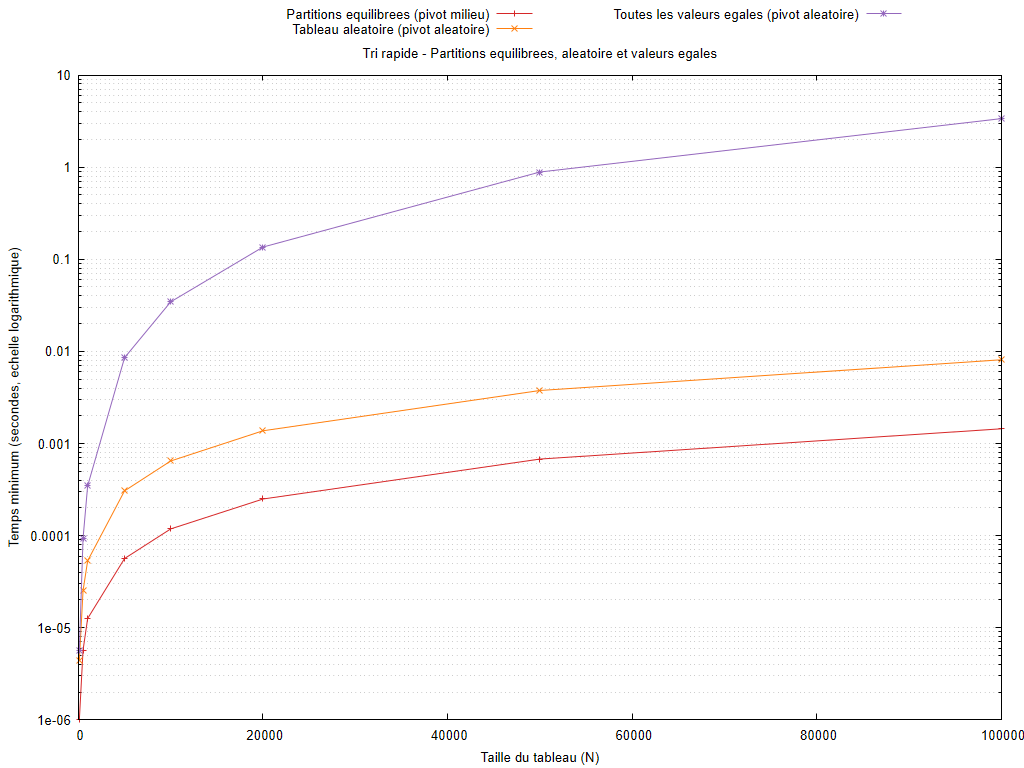

Recreate this plot in gnuplot.
set encoding utf8
set terminal pngcairo size 1024,768 font 'Arial,10'
set output 'graphiques/20261010_184935/comparaisons/experience_rapide_max_100000_log.png'
set datafile missing 'non_mesure'
set title 'Tri rapide - Partitions equilibrees, aleatoire et valeurs egales'
set xlabel 'Taille du tableau (N)'
set ylabel 'Temps minimum (secondes, echelle logarithmique)'
set logscale y 10
set format y '%.3g'
set grid ytics mytics
set key outside top center horizontal maxcols 3
set xrange [0:100000]
plot 'resultats/20261010_184935/cases/quick_sort_best_avg_worst_cases.dat' using 1:(column(1)<=100000 && column(2)>0 ? column(2) : 1/0) title 'Partitions equilibrees (pivot milieu)' with linespoints lc rgb '#d62728', 'resultats/20261010_184935/cases/quick_sort_best_avg_worst_cases.dat' using 1:(column(1)<=100000 && column(3)>0 ? column(3) : 1/0) title 'Tableau aleatoire (pivot aleatoire)' with linespoints lc rgb '#ff7f0e', 'resultats/20261010_184935/cases/quick_sort_best_avg_worst_cases.dat' using 1:(column(1)<=100000 && column(4)>0 ? column(4) : 1/0) title 'Toutes les valeurs egales (pivot aleatoire)' with linespoints lc rgb '#9467bd'
unset output
